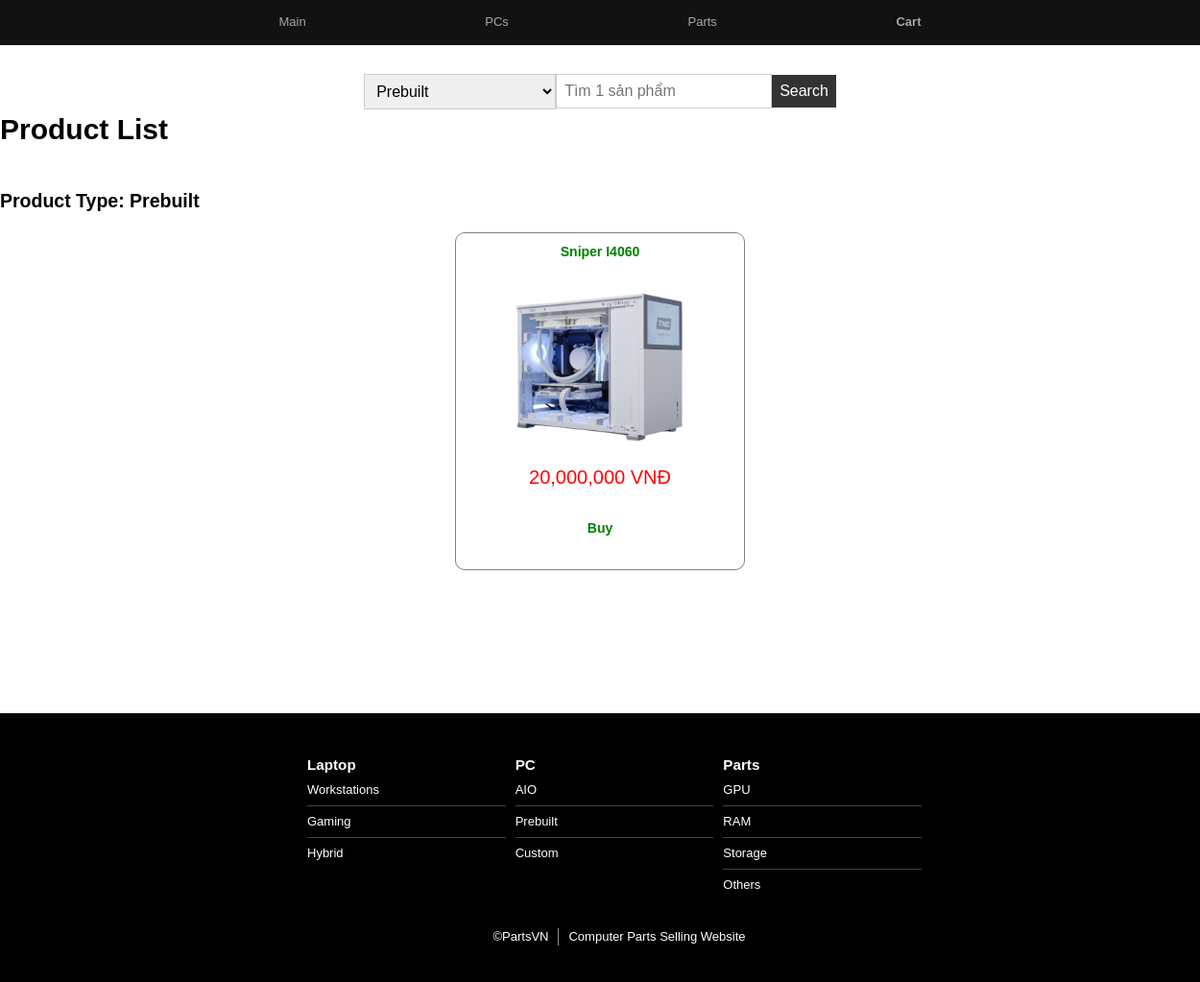
Page /?module=sanpham&manhom=8 on the committed database.
### tables this page shows
CREATE TABLE `tbcategory` (
  `cat_id` int(11) NOT NULL,
  `cat_name` varchar(100) NOT NULL,
  `cat_status` tinyint(1) DEFAULT NULL
);

CREATE TABLE `pc` (
  `id` int(10) UNSIGNED NOT NULL,
  `title` varchar(255) NOT NULL,
  `price` int(30) NOT NULL,
  `images` varchar(100) DEFAULT NULL,
  `summary` text DEFAULT NULL,
  `content` text DEFAULT NULL,
  `status` tinyint(1) DEFAULT 1,
  `cat_id` int(11) NOT NULL DEFAULT 0
);

### ControllersHome/ctlSanpham.php (called while the page is built, shortened)
<?php
require_once("Models/clsSanpham.php");
require_once("Models/clsCategory.php");
$act = isset($_REQUEST["act"])?$_REQUEST["act"]:"";
$tukhoa = isset($_REQUEST["tTukhoa"])? $_REQUEST["tTukhoa"]:"";
$manhom = isset($_REQUEST["manhom"])?$_REQUEST["manhom"]:0;
$sanpham = new clsSanpham();
$tennhom = "";
if($act=="timkiem")
{
	$ketqua = $sanpham->LayDanhSachSanpham(1,$manhom,$tukhoa);
	if($ketqua)
		$soketqua = $sanpham->db->pdo_stm->rowCount();
}
else
{
	if($manhom >0){
		$ketqua = $sanpham->LayDanhSachSanpham(1,$manhom);
		$cat =  new clsCategory();
		$cat->TimTheoIDNhomSanpham($manhom);
		$tennhom = is_array($cat->data) && isset($cat->data["cat_name"]) ? $cat->data["cat_name"] : "";
	}
	else{
		$ketqua = $sanpham->LayDanhSachSanpham(1,0);
	}
}
require("ViewsHome/v_DSSanpham.php");
?>

### Models/clsDatabase.php (called while the page is built, shortened)
<?php
class clsDatabase
{
	public $conn = NULL;
	function __construct()
	{
		try
		{
			$this->conn = new PDO("mysql:host=localhost;dbname=shopdatabase","root","");
			$this->conn->exec("SET NAMES UTF8");
		}
		catch(PDOException $ex)
		{
			echo "<h3>" . $ex->getMessage() . "</h3>";
			die("<h3> LỖI KẾT NỐI CSDL </h3>");
		}
	}
	function ThucthiSQL($sql, $data=NULL)
	{
		$this->pdo_stm = $this->conn->prepare($sql);
		$ketqua=false;
		if($data!=NULL)
			$ketqua = $this->pdo_stm->execute($data);
		else
			$ketqua = $this->pdo_stm->execute();
		return $ketqua;
	}
}
?>

### Models/clsSanpham.php (called while the page is built, shortened)
<?php
require_once("clsDatabase.php");
class clsSanpham
{
	public $db;
	function __construct()
	{
		$this->db = new clsDatabase();
	}
	function LayDanhSachSanpham($trangthai=2, $cat_id=0, $tukhoa="")
	{
		$sql = "SELECT Sp.*, Cat.cat_name, Cat.cat_status
					FROM pc AS Sp INNER JOIN tbCategory AS Cat
					ON Sp.cat_id=Cat.cat_id WHERE 1 ";
		if($cat_id != 0)
			$sql = $sql . " AND Sp.cat_id = " . $cat_id;
		if($trangthai!=2)
		{
			$sql = $sql . " AND status = " . $trangthai;
			$sql = $sql . " AND cat_status = " . $trangthai;
		}
		$ketqua = $this->db->ThucthiSQL($sql);
		if($ketqua==TRUE)
			$this->data = $this->db->pdo_stm->fetchAll();
		return $ketqua;
	}
}
?>

### Models/clsCategory.php (called while the page is built, shortened)
<?php
require_once("clsDatabase.php");
class clsCategory
{
	public $db;
	function __construct()
	{
		$this->db = new clsDatabase();
	}
	function TimTheoIDNhomSanpham($cat_id)
	{
		$sql = "SELECT * FROM tbcategory WHERE cat_id=?";
		$data[] = $cat_id;
 		$ketqua = $this->db->ThucthiSQL($sql,$data);
		if($ketqua==TRUE)
			$this->data = $this->db->pdo_stm->fetch();
		return $ketqua;
	}
}
?>

### ViewsHome/inc_Menu.php (the view, shortened to what this page needs)
	<nav>
    <ul>
	<li class="sub-menu-parent" tab-index="0">
<a href="index.php">Main</a>
</li>
	<li class="sub-menu-parent" tab-index="0">
        <a href="#">PCs</a>
          <li><?PHP
				require_once("Models/clsCategory.php");
				?>
      </li>
	  <li class="sub-menu-parent" tab-index="0">
        <a href="#">Parts</a>
      </li>
	  <li class="sub-menu-parent" tab-index="0">
        <a href="?module=cart"><b>Cart</b></a>
	</li>
	</ul>
  </nav>

### ViewsHome/v_DSSanpham.php (shortened to what this page needs)
<link rel="stylesheet" type="text/css" href="CSS/butt2.css">
<link rel="stylesheet" type="text/css" href="CSS/Sanpham3.css">
		<div id="content_center">
		<div class="left1">
			<div class="search-bar" style="padding-top:30px;">
                <?php
				$tukhoa = isset($_REQUEST["tTukhoa"])? $_REQUEST["tTukhoa"]:"";
				?>
                <form name="fTimkiem" id="fTiemkiem" action="index.php">
                <p style="color:black;">
				<div class="search-fields">
                <select name="manhom" id="manhom">
					<?php
                        require_once("Models/clsCategory.php");
                        require_once("DungChung/Tienich.php");
                    ?>
                </select>
                </p>
				<p style="color:black;">
                <input type="text" name="tTukhoa" id="tTukhoa" value="<?=$tukhoa?>" placeholder="Tìm 1 sản phẩm">
                </p>
                <p>
                <input type="submit" name="bSearch" id="bSearch" value="Search">
                </p>
             </div>
            </div>
        </div>
        	<h1 style="font-size:30px; color:black;">
            <?php
			if($act=="timkiem")
				echo "Search Results";
			else
				echo "Product List";
			?>
            </h1>
            <?php
			if($sanpham->data==NULL)
				echo "<H2>No products found</H2>";
			else
				if($act=="timkiem")
					echo "<H2>". $soketqua . " Products Availible</H2>";
				else if($tennhom!="")
					echo "<H2> Product Type: " . $tennhom . "</H2>";
			?>
            <div id="content_sp">
              <?php
              	$rows = $sanpham->data;
				foreach($rows as $row)
				{
					$hinhanh = $row["images"];
				?>
              <div class="sanpham">
                <p><a href="?module=chitietsanpham&manhom=<?=$row["cat_id"]?>&masp=<?=$row["id"]?>"><?=$row["title"]?></a></p>
                <p><a href="?module=chitietsanpham&manhom=<?=$row["cat_id"]?>&masp=<?=$row["id"]?>"><img src="Hinhanh/Sanpham/<?=$hinhanh?>"></a></p>
                <p><?=number_format($row["price"])?> VNĐ</p>
                <p class="button2" style="text-align:center;"><a href="?module=cart&act=add&masp=<?=$row["id"]?>"> <span>Buy</span></a></p>
              </div>
				<?php
				}
				?>
            </div>
       </div>

### CSS/butt2.css (style rules this page uses)
.sub-menu-parent { position: relative; }
body { padding: 10%; font: 13px/1.4 sans-serif; }
nav a { color: #a7a7a7; display: block; padding: 1.1em 7em; text-decoration: none; }
nav ul, nav ul li { list-style-type: none; padding: 0; margin: 0; }
nav > ul { background: #121212; text-align: center; }
nav > ul > li { display: inline-block; border-left: solid 1px #121212;text-align:center; }
nav > ul > li:first-child { border-left: none; }
.button2 { border-radius: 4px; background-color: #FFFFFF; border: none; color: #000; text-align: center; font-size: 28px; padding: 20px; width: 240px; transition: all 0.5s; cursor: pointer; }
.button2 span { cursor: pointer; display: inline-block; position: relative; transition: 0.5s; }
.button2 span:after { content: '\00bb'; position: absolute; opacity: 0; top: 0; right: -20px; transition: 0.5s; }
body, h1, h2, h3, p { margin: 0; padding: 0; }
h1 { font-size: 70px; font-weight: bold; margin-bottom:40px; color: #fff; }
p { font-size: 20px; margin-bottom: 20px; color: #fff; }
.search-bar { max-width: 600px; margin: 0 auto; text-align: center; }
.search-bar { display: flex; flex-wrap: wrap; justify-content: center; align-items: center; gap: 10px; }
.search-bar form { display: flex; align-items: center; justify-content: center; }
.search-bar .search-fields { display: flex; align-items: center; gap: 0; }
.search-bar p { margin: 0; }
.search-bar select, .search-bar input[type="text"], .search-bar input[type="submit"] { padding: 8px; border: 1px solid #ccc; font-size: 16px; }
.search-bar select { width: 200px; max-width: 100%; border-radius: 0; }
.search-bar input[type="text"] { flex-grow: 1; max-width: 300px; border-radius: 0; }
.search-bar input[type="submit"] { background-color: #333; border: none; color: #fff; cursor: pointer; transition: background-color 0.3s ease; border-radius: 0; }

### CSS/Sanpham3.css (style rules this page uses)
#content_sp { width: 100%; height: 500px; margin: 10px auto; overflow: auto; text-align: center; }
.sanpham { width: 300px; height: 350px; display: inline-block; margin: 9px; border: 1.5px grey solid; border-radius: 10px; vertical-align: top; }
.sanpham a { color:green; text-decoration:none; font-size:14px; font-weight:bold; display:block; text-align:center }
.sanpham img { max-width:180px; max-height:190px; vertical-align:middle; }
.sanpham p:nth-child(1) { text-align:center;margin:10px; }
.sanpham p:nth-child(2) { line-height:190px; text-align:center; margin:0px }
.sanpham p:nth-child(3) { color:red; text-align:center; margin:10px }
.sanpham p:nth-child(4) { color:red; font-weight:bold; text-align:center; margin:10px }

### rows in the picture
tbcategory: cat_name "Prebuilt"
pc: title "Sniper I4060", images (picture), price "20,000,000"

### other values in the picture
form field manhom "Prebuilt"
